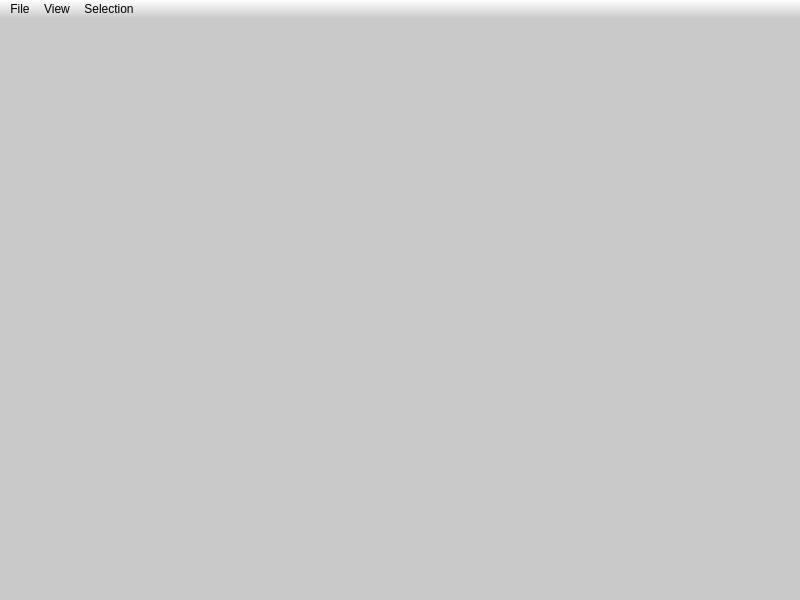
<?xml version="1.0" encoding="UTF-8"?>
<ui version="4.0">
 <class>MainWindow</class>
 <widget class="QMainWindow" name="MainWindow">
  <property name="geometry">
   <rect>
    <x>0</x>
    <y>0</y>
    <width>800</width>
    <height>600</height>
   </rect>
  </property>
  <property name="acceptDrops">
   <bool>true</bool>
  </property>
  <property name="windowTitle">
   <string>Micmac selection tool</string>
  </property>
  <property name="windowIcon">
   <iconset resource="icones/icones.qrc">
    <normaloff>:/MM/Icons/images/icon_32.png</normaloff>:/MM/Icons/images/icon_32.png</iconset>
  </property>
  <property name="styleSheet">
   <string notr="true">QWidget {
	background-color: rgb(200,200,200);
}

QMenu
{
	background: rgb(200,200,200);
}

QMenu::separator 
{
     height: 2px;
     background: rgb(100,100,100);
     margin-left: 10px;
     margin-right: 5px;
 }

QMenuBar 
{
	background-color: qlineargradient(x1:0, y1:0, x2:0, y2:1,stop:0 rgb(255,255,255), stop:1 rgb(200,200,200));
 }

QStatusBar
{
	background-color: qlineargradient(x1:0, y1:0, x2:0, y2:1,stop:0 rgb(200,200,200), stop:1 rgb(255,255,255));
}
</string>
  </property>
  <property name="tabShape">
   <enum>QTabWidget::Triangular</enum>
  </property>
  <widget class="QWidget" name="centralWidget">
   <layout class="QVBoxLayout" name="verticalLayout">
    <property name="spacing">
     <number>3</number>
    </property>
    <property name="margin">
     <number>6</number>
    </property>
    <item>
     <widget class="QFrame" name="OpenglLayout">
      <property name="sizePolicy">
       <sizepolicy hsizetype="Expanding" vsizetype="Expanding">
        <horstretch>0</horstretch>
        <verstretch>0</verstretch>
       </sizepolicy>
      </property>
      <property name="acceptDrops">
       <bool>true</bool>
      </property>
      <property name="styleSheet">
       <string notr="true"/>
      </property>
     </widget>
    </item>
   </layout>
  </widget>
  <widget class="QMenuBar" name="menuBar">
   <property name="enabled">
    <bool>true</bool>
   </property>
   <property name="geometry">
    <rect>
     <x>0</x>
     <y>0</y>
     <width>800</width>
     <height>21</height>
    </rect>
   </property>
   <property name="mouseTracking">
    <bool>true</bool>
   </property>
   <property name="focusPolicy">
    <enum>Qt::NoFocus</enum>
   </property>
   <property name="contextMenuPolicy">
    <enum>Qt::DefaultContextMenu</enum>
   </property>
   <property name="acceptDrops">
    <bool>true</bool>
   </property>
   <property name="defaultUp">
    <bool>false</bool>
   </property>
   <widget class="QMenu" name="menuOptions">
    <property name="title">
     <string>View</string>
    </property>
    <widget class="QMenu" name="menuStandard_views">
     <property name="title">
      <string>Standard views</string>
     </property>
     <addaction name="actionSetViewTop"/>
     <addaction name="actionSetViewFront"/>
     <addaction name="actionSetViewLeft"/>
     <addaction name="actionSetViewBack"/>
     <addaction name="actionSetViewRight"/>
     <addaction name="actionSetViewBottom"/>
    </widget>
    <addaction name="separator"/>
    <addaction name="menuStandard_views"/>
    <addaction name="actionHelpShortcuts"/>
    <addaction name="actionFullScreen"/>
    <addaction name="actionShow_axis"/>
    <addaction name="actionShow_ball"/>
    <addaction name="actionShow_bounding_box"/>
    <addaction name="actionShow_cams"/>
    <addaction name="actionShow_help_messages"/>
   </widget>
   <widget class="QMenu" name="menuSelection">
    <property name="contextMenuPolicy">
     <enum>Qt::DefaultContextMenu</enum>
    </property>
    <property name="tearOffEnabled">
     <bool>false</bool>
    </property>
    <property name="title">
     <string>Selection</string>
    </property>
    <addaction name="actionToggleMode_selection"/>
    <addaction name="actionAdd"/>
    <addaction name="actionRemove_from_selection"/>
    <addaction name="actionSelectAll"/>
    <addaction name="actionSelect_none"/>
    <addaction name="actionReset"/>
    <addaction name="actionInvertSelected"/>
    <addaction name="separator"/>
    <addaction name="actionDeletePolylinepoint"/>
   </widget>
   <widget class="QMenu" name="menuFile">
    <property name="title">
     <string>File</string>
    </property>
    <addaction name="actionLoad_plys"/>
    <addaction name="actionLoad_camera"/>
    <addaction name="actionExport_mask"/>
    <addaction name="actionLoad_and_Export"/>
    <addaction name="actionLoad_images"/>
    <addaction name="actionSave_selection"/>
    <addaction name="actionClose_all"/>
    <addaction name="actionExit"/>
    <addaction name="actionRecentFiles"/>
   </widget>
   <addaction name="menuFile"/>
   <addaction name="menuOptions"/>
   <addaction name="menuSelection"/>
  </widget>
  <action name="actionFullScreen">
   <property name="checkable">
    <bool>true</bool>
   </property>
   <property name="text">
    <string>Full screen</string>
   </property>
   <property name="shortcut">
    <string>F2</string>
   </property>
   <property name="shortcutContext">
    <enum>Qt::ApplicationShortcut</enum>
   </property>
  </action>
  <action name="actionHelpShortcuts">
   <property name="text">
    <string>Shortcuts</string>
   </property>
   <property name="toolTip">
    <string>Shortcuts</string>
   </property>
   <property name="shortcut">
    <string>F1</string>
   </property>
   <property name="shortcutContext">
    <enum>Qt::ApplicationShortcut</enum>
   </property>
  </action>
  <action name="actionSetViewFront">
   <property name="icon">
    <iconset>
     <normaloff>:/images/ccViewYpos.png</normaloff>:/images/ccViewYpos.png</iconset>
   </property>
   <property name="text">
    <string>Front</string>
   </property>
   <property name="shortcut">
    <string>5</string>
   </property>
   <property name="shortcutContext">
    <enum>Qt::ApplicationShortcut</enum>
   </property>
  </action>
  <action name="actionSetViewBack">
   <property name="icon">
    <iconset>
     <normaloff>:/images/ccViewYneg.png</normaloff>:/images/ccViewYneg.png</iconset>
   </property>
   <property name="text">
    <string>Back</string>
   </property>
   <property name="shortcut">
    <string>0</string>
   </property>
   <property name="shortcutContext">
    <enum>Qt::ApplicationShortcut</enum>
   </property>
  </action>
  <action name="actionSetViewLeft">
   <property name="icon">
    <iconset>
     <normaloff>:/images/ccViewXpos.png</normaloff>:/images/ccViewXpos.png</iconset>
   </property>
   <property name="text">
    <string>Left</string>
   </property>
   <property name="shortcut">
    <string>4</string>
   </property>
   <property name="shortcutContext">
    <enum>Qt::ApplicationShortcut</enum>
   </property>
  </action>
  <action name="actionSetViewRight">
   <property name="icon">
    <iconset>
     <normaloff>:/images/ccViewXneg.png</normaloff>:/images/ccViewXneg.png</iconset>
   </property>
   <property name="text">
    <string>Right</string>
   </property>
   <property name="shortcut">
    <string>6</string>
   </property>
   <property name="shortcutContext">
    <enum>Qt::ApplicationShortcut</enum>
   </property>
  </action>
  <action name="actionSetViewTop">
   <property name="icon">
    <iconset>
     <normaloff>:/images/ccViewZpos.png</normaloff>:/images/ccViewZpos.png</iconset>
   </property>
   <property name="text">
    <string>Top</string>
   </property>
   <property name="shortcut">
    <string>8</string>
   </property>
   <property name="shortcutContext">
    <enum>Qt::ApplicationShortcut</enum>
   </property>
  </action>
  <action name="actionSetViewBottom">
   <property name="icon">
    <iconset>
     <normaloff>:/images/ccViewZneg.png</normaloff>:/images/ccViewZneg.png</iconset>
   </property>
   <property name="text">
    <string>Bottom</string>
   </property>
   <property name="shortcut">
    <string>2</string>
   </property>
  </action>
  <action name="actionToggleMode_selection">
   <property name="checkable">
    <bool>true</bool>
   </property>
   <property name="checked">
    <bool>false</bool>
   </property>
   <property name="text">
    <string>Points selection</string>
   </property>
   <property name="toolTip">
    <string>Toggle between Points selection mode and standard mode</string>
   </property>
   <property name="shortcut">
    <string>F8</string>
   </property>
   <property name="shortcutContext">
    <enum>Qt::WindowShortcut</enum>
   </property>
  </action>
  <action name="actionSelectAll">
   <property name="checkable">
    <bool>false</bool>
   </property>
   <property name="enabled">
    <bool>true</bool>
   </property>
   <property name="text">
    <string>Select all</string>
   </property>
   <property name="toolTip">
    <string>select all vertex</string>
   </property>
   <property name="shortcut">
    <string>Ctrl+A</string>
   </property>
   <property name="visible">
    <bool>true</bool>
   </property>
   <property name="iconVisibleInMenu">
    <bool>true</bool>
   </property>
  </action>
  <action name="actionLoad_camera">
   <property name="text">
    <string>Open cameras</string>
   </property>
   <property name="shortcut">
    <string>Ctrl+C</string>
   </property>
  </action>
  <action name="actionExport_mask">
   <property name="text">
    <string>Export masks</string>
   </property>
   <property name="shortcut">
    <string>Ctrl+E</string>
   </property>
   <property name="visible">
    <bool>false</bool>
   </property>
  </action>
  <action name="actionLoad_and_Export">
   <property name="text">
    <string>Load and Export</string>
   </property>
   <property name="shortcut">
    <string>Ctrl+Shift+S</string>
   </property>
   <property name="visible">
    <bool>false</bool>
   </property>
  </action>
  <action name="actionShow_ball">
   <property name="checkable">
    <bool>true</bool>
   </property>
   <property name="checked">
    <bool>true</bool>
   </property>
   <property name="text">
    <string>Show ball</string>
   </property>
   <property name="shortcut">
    <string>F4</string>
   </property>
  </action>
  <action name="actionShow_axis">
   <property name="checkable">
    <bool>true</bool>
   </property>
   <property name="text">
    <string>Show axis</string>
   </property>
   <property name="shortcut">
    <string>F3</string>
   </property>
  </action>
  <action name="actionShow_help_messages">
   <property name="checkable">
    <bool>true</bool>
   </property>
   <property name="checked">
    <bool>true</bool>
   </property>
   <property name="text">
    <string>Show help messages</string>
   </property>
   <property name="shortcut">
    <string>F7</string>
   </property>
   <property name="shortcutContext">
    <enum>Qt::WindowShortcut</enum>
   </property>
   <property name="autoRepeat">
    <bool>false</bool>
   </property>
  </action>
  <action name="actionShow_cams">
   <property name="checkable">
    <bool>true</bool>
   </property>
   <property name="text">
    <string>Show cams</string>
   </property>
   <property name="shortcut">
    <string>F6</string>
   </property>
  </action>
  <action name="actionAdd">
   <property name="text">
    <string>Add points/pixels</string>
   </property>
   <property name="toolTip">
    <string>Add points/pixels</string>
   </property>
   <property name="shortcut">
    <string>Space</string>
   </property>
  </action>
  <action name="actionExit">
   <property name="text">
    <string>Exit</string>
   </property>
   <property name="shortcut">
    <string>Ctrl+Q</string>
   </property>
  </action>
  <action name="actionLoad_plys">
   <property name="text">
    <string>Open ply files</string>
   </property>
   <property name="shortcut">
    <string>Ctrl+P</string>
   </property>
  </action>
  <action name="actionDeletePolylinepoint">
   <property name="text">
    <string>Delete Polyline point</string>
   </property>
   <property name="toolTip">
    <string>Delete Polyline point</string>
   </property>
   <property name="shortcut">
    <string>.</string>
   </property>
  </action>
  <action name="actionSave_selection">
   <property name="text">
    <string>Save selection infos</string>
   </property>
   <property name="shortcut">
    <string>Ctrl+S</string>
   </property>
  </action>
  <action name="actionClose_all">
   <property name="text">
    <string>Close all</string>
   </property>
   <property name="shortcut">
    <string>Ctrl+X</string>
   </property>
  </action>
  <action name="actionSelect_none">
   <property name="text">
    <string>Select none</string>
   </property>
   <property name="shortcut">
    <string>Ctrl+D</string>
   </property>
  </action>
  <action name="actionReset">
   <property name="text">
    <string>Reset</string>
   </property>
   <property name="shortcut">
    <string>Ctrl+R</string>
   </property>
  </action>
  <action name="actionInvertSelected">
   <property name="text">
    <string>Invert</string>
   </property>
   <property name="shortcut">
    <string>Ctrl+I</string>
   </property>
  </action>
  <action name="actionRemove_from_selection">
   <property name="text">
    <string>Remove from selection</string>
   </property>
   <property name="shortcut">
    <string>Del</string>
   </property>
  </action>
  <action name="actionShow_bounding_box">
   <property name="checkable">
    <bool>true</bool>
   </property>
   <property name="text">
    <string>Show bounding box</string>
   </property>
   <property name="shortcut">
    <string>F5</string>
   </property>
  </action>
  <action name="actionRecentFiles">
   <property name="text">
    <string>Recent files:</string>
   </property>
   <property name="visible">
    <bool>false</bool>
   </property>
   <property name="menuRole">
    <enum>QAction::NoRole</enum>
   </property>
  </action>
  <action name="actionLoad_images">
   <property name="text">
    <string>Open images</string>
   </property>
   <property name="shortcut">
    <string>Ctrl+O</string>
   </property>
  </action>
 </widget>
 <layoutdefault spacing="6" margin="11"/>
 <resources>
  <include location="icones/icones.qrc"/>
 </resources>
 <connections/>
</ui>
